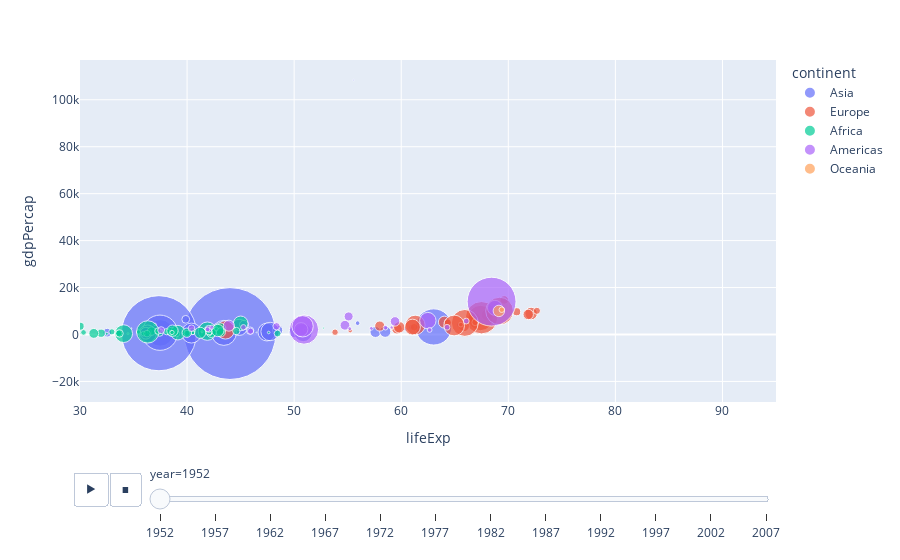

Write notebook code for a chart like this one.
### Code cell
# plot animation of the above curve on the basis of year -->>> for each year pass gap instead 
# of temp_df (coz it's contains 2007 only)
px.scatter(gap,x = 'lifeExp',y = 'gdpPercap',
           color = 'continent',
           size = 'pop',
           size_max = 100,
           hover_name = 'country',
           range_x = [30,95],
           animation_frame = 'year',animation_group = 'country')

### Figure 1 — Plotly figure (JSON) as saved in the notebook; plotly's stock layout.template omitted (floating-point values rounded to 4 significant figures)
{"data": [{"hovertemplate": "<b>%{hovertext}</b><br><br>continent=Asia<br>year=1952<br>lifeExp=%{x}<br>gdpPercap=%{y}<br>pop=%{marker.size}<extra></extra>", "hovertext": ["Afghanistan", "Bahrain", "Bangladesh", "Cambodia", "China", "Hong Kong, China", "India", "Indonesia", "Iran", "Iraq", "Israel", "Japan", "Jordan", "Korea, Dem. Rep.", "Korea, Rep.", "Kuwait", "Lebanon", "Malaysia", "Mongolia", "Myanmar", "Nepal", "Oman", "Pakistan", "Philippines", "Saudi Arabia", "Singapore", "Sri Lanka", "Syria", "Taiwan", "Thailand", "Vietnam", "West Bank and Gaza", "Yemen, Rep."], "ids": ["Afghanistan", "Bahrain", "Bangladesh", "Cambodia", "China", "Hong Kong, China", "India", "Indonesia", "Iran", "Iraq", "Israel", "Japan", "Jordan", "Korea, Dem. Rep.", "Korea, Rep.", "Kuwait", "Lebanon", "Malaysia", "Mongolia", "Myanmar", "Nepal", "Oman", "Pakistan", "Philippines", "Saudi Arabia", "Singapore", "Sri Lanka", "Syria", "Taiwan", "Thailand", "Vietnam", "West Bank and Gaza", "Yemen, Rep."], "legendgroup": "Asia", "marker": {"color": "#636efa", "size": [8425333, 120447, 46886859, 4693836, 556263527, 2125900, 372000000, 82052000, 17272000, 5441766, 1620914, 86459025, 607914, 8865488, 20947571, 160000, 1439529, 6748378, 800663, 20092996, 9182536, 507833, 41346560, 22438691, 4005677, 1127000, 7982342, 3661549, 8550362, 21289402, 26246839, 1030585, 4963829], "sizemode": "area", "sizeref": 131900.0, "symbol": "circle"}, "mode": "markers", "name": "Asia", "orientation": "v", "showlegend": true, "type": "scatter", "x": [28.8, 50.94, 37.48, 39.42, 44, 60.96, 37.37, 37.47, 44.87, 45.32, 65.39, 63.03, 43.16, 50.06, 47.45, 55.56, 55.93, 48.46, 42.24, 36.32, 36.16, 37.58, 43.44, 47.75, 39.88, 60.4, 57.59, 45.88, 58.5, 50.85, 40.41, 43.16, 32.55], "xaxis": "x", "y": [779.4, 9867.0, 684.2, 368.5, 400.4, 3054.0, 546.6, 749.7, 3035.0, 4130.0, 4087.0, 3217.0, 1547.0, 1088.0, 1031.0, 108400.0, 4835.0, 1831.0, 786.6, 331, 545.9, 1828.0, 684.6, 1273.0, 6460.0, 2315.0, 1084.0, 1643.0, 1207.0, 757.8, 605.1, 1516.0, 781.7], "yaxis": "y"}, {"hovertemplate": "<b>%{hovertext}</b><br><br>continent=Europe<br>year=1952<br>lifeExp=%{x}<br>gdpPercap=%{y}<br>pop=%{marker.size}<extra></extra>", "hovertext": ["Albania", "Austria", "Belgium", "Bosnia and Herzegovina", "Bulgaria", "Croatia", "Czech Republic", "Denmark", "Finland", "France", "Germany", "Greece", "Hungary", "Iceland", "Ireland", "Italy", "Montenegro", "Netherlands", "Norway", "Poland", "Portugal", "Romania", "Serbia", "Slovak Republic", "Slovenia", "Spain", "Sweden", "Switzerland", "Turkey", "United Kingdom"], "ids": ["Albania", "Austria", "Belgium", "Bosnia and Herzegovina", "Bulgaria", "Croatia", "Czech Republic", "Denmark", "Finland", "France", "Germany", "Greece", "Hungary", "Iceland", "Ireland", "Italy", "Montenegro", "Netherlands", "Norway", "Poland", "Portugal", "Romania", "Serbia", "Slovak Republic", "Slovenia", "Spain", "Sweden", "Switzerland", "Turkey", "United Kingdom"], "legendgroup": "Europe", "marker": {"color": "#EF553B", "size": [1282697, 6927772, 8730405, 2791000, 7274900, 3882229, 9125183, 4334000, 4090500, 42459667, 69145952, 7733250, 9504000, 147962, 2952156, 47666000, 413834, 10381988, 3327728, 25730551, 8526050, 16630000, 6860147, 3558137, 1489518, 28549870, 7124673, 4815000, 22235677, 50430000], "sizemode": "area", "sizeref": 131900.0, "symbol": "circle"}, "mode": "markers", "name": "Europe", "orientation": "v", "showlegend": true, "type": "scatter", "x": [55.23, 66.8, 68, 53.82, 59.6, 61.21, 66.87, 70.78, 66.55, 67.41, 67.5, 65.86, 64.03, 72.49, 66.91, 65.94, 59.16, 72.13, 72.67, 61.31, 59.82, 61.05, 58.0, 64.36, 65.57, 64.94, 71.86, 69.62, 43.59, 69.18], "xaxis": "x", "y": [1601.0, 6137.0, 8343.0, 973.5, 2444.0, 3119.0, 6876.0, 9692.0, 6425.0, 7030.0, 7144.0, 3531.0, 5264.0, 7268.0, 5210.0, 4931.0, 2648.0, 8942.0, 10100.0, 4029.0, 3068.0, 3145.0, 3581.0, 5075.0, 4215.0, 3834.0, 8528.0, 14730.0, 1969.0, 9980.0], "yaxis": "y"}, {"hovertemplate": "<b>%{hovertext}</b><br><br>continent=Africa<br>year=1952<br>lifeExp=%{x}<br>gdpPercap=%{y}<br>pop=%{marker.size}<extra></extra>", "hovertext": ["Algeria", "Angola", "Benin", "Botswana", "Burkina Faso", "Burundi", "Cameroon", "Central African Republic", "Chad", "Comoros", "Congo, Dem. Rep.", "Congo, Rep.", "Cote d'Ivoire", "Djibouti", "Egypt", "Equatorial Guinea", "Eritrea", "Ethiopia", "Gabon", "Gambia", "Ghana", "Guinea", "Guinea-Bissau", "Kenya", "Lesotho", "Liberia", "Libya", "Madagascar", "Malawi", "Mali", "Mauritania", "Mauritius", "Morocco", "Mozambique", "Namibia", "Niger", "Nigeria", "Reunion", "Rwanda", "Sao Tome and Principe", "Senegal", "Sierra Leone", "Somalia", "South Africa", "Sudan", "Swaziland", "Tanzania", "Togo", "Tunisia", "Uganda", "Zambia", "Zimbabwe"], "ids": ["Algeria", "Angola", "Benin", "Botswana", "Burkina Faso", "Burundi", "Cameroon", "Central African Republic", "Chad", "Comoros", "Congo, Dem. Rep.", "Congo, Rep.", "Cote d'Ivoire", "Djibouti", "Egypt", "Equatorial Guinea", "Eritrea", "Ethiopia", "Gabon", "Gambia", "Ghana", "Guinea", "Guinea-Bissau", "Kenya", "Lesotho", "Liberia", "Libya", "Madagascar", "Malawi", "Mali", "Mauritania", "Mauritius", "Morocco", "Mozambique", "Namibia", "Niger", "Nigeria", "Reunion", "Rwanda", "Sao Tome and Principe", "Senegal", "Sierra Leone", "Somalia", "South Africa", "Sudan", "Swaziland", "Tanzania", "Togo", "Tunisia", "Uganda", "Zambia", "Zimbabwe"], "legendgroup": "Africa", "marker": {"color": "#00cc96", "size": [9279525, 4232095, 1738315, 442308, 4469979, 2445618, 5009067, 1291695, 2682462, 153936, 14100005, 854885, 2977019, 63149, 22223309, 216964, 1438760, 20860941, 420702, 284320, 5581001, 2664249, 580653, 6464046, 748747, 863308, 1019729, 4762912, 2917802, 3838168, 1022556, 516556, 9939217, 6446316, 485831, 3379468, 33119096, 257700, 2534927, 60011, 2755589, 2143249, 2526994, 14264935, 8504667, 290243, 8322925, 1219113, 3647735, 5824797, 2672000, 3080907], "sizemode": "area", "sizeref": 131900.0, "symbol": "circle"}, "mode": "markers", "name": "Africa", "orientation": "v", "showlegend": true, "type": "scatter", "x": [43.08, 30.02, 38.22, 47.62, 31.98, 39.03, 38.52, 35.46, 38.09, 40.72, 39.14, 42.11, 40.48, 34.81, 41.89, 34.48, 35.93, 34.08, 37.0, 30, 43.15, 33.61, 32.5, 42.27, 42.14, 38.48, 42.72, 36.68, 36.26, 33.69, 40.54, 50.99, 42.87, 31.29, 41.73, 37.44, 36.32, 52.72, 40, 46.47, 37.28, 30.33, 32.98, 45.01, 38.63, 41.41, 41.22, 38.6, 44.6, 39.98, 42.04, 48.45], "xaxis": "x", "y": [2449.0, 3521.0, 1063.0, 851.2, 543.3, 339.3, 1173.0, 1071.0, 1179.0, 1103.0, 780.5, 2126.0, 1389.0, 2670.0, 1419.0, 375.6, 328.9, 362.1, 4293.0, 485.2, 911.3, 510.2, 299.9, 853.5, 298.8, 575.6, 2388.0, 1443.0, 369.2, 452.3, 743.1, 1968.0, 1688.0, 468.5, 2424.0, 761.9, 1077.0, 2719.0, 493.3, 879.6, 1450.0, 879.8, 1136.0, 4725.0, 1616.0, 1148.0, 716.7, 859.8, 1468.0, 734.8, 1147.0, 406.9], "yaxis": "y"}, {"hovertemplate": "<b>%{hovertext}</b><br><br>continent=Americas<br>year=1952<br>lifeExp=%{x}<br>gdpPercap=%{y}<br>pop=%{marker.size}<extra></extra>", "hovertext": ["Argentina", "Bolivia", "Brazil", "Canada", "Chile", "Colombia", "Costa Rica", "Cuba", "Dominican Republic", "Ecuador", "El Salvador", "Guatemala", "Haiti", "Honduras", "Jamaica", "Mexico", "Nicaragua", "Panama", "Paraguay", "Peru", "Puerto Rico", "Trinidad and Tobago", "United States", "Uruguay", "Venezuela"], "ids": ["Argentina", "Bolivia", "Brazil", "Canada", "Chile", "Colombia", "Costa Rica", "Cuba", "Dominican Republic", "Ecuador", "El Salvador", "Guatemala", "Haiti", "Honduras", "Jamaica", "Mexico", "Nicaragua", "Panama", "Paraguay", "Peru", "Puerto Rico", "Trinidad and Tobago", "United States", "Uruguay", "Venezuela"], "legendgroup": "Americas", "marker": {"color": "#ab63fa", "size": [17876956, 2883315, 56602560, 14785584, 6377619, 12350771, 926317, 6007797, 2491346, 3548753, 2042865, 3146381, 3201488, 1517453, 1426095, 30144317, 1165790, 940080, 1555876, 8025700, 2227000, 662850, 157553000, 2252965, 5439568], "sizemode": "area", "sizeref": 131900.0, "symbol": "circle"}, "mode": "markers", "name": "Americas", "orientation": "v", "showlegend": true, "type": "scatter", "x": [62.48, 40.41, 50.92, 68.75, 54.74, 50.64, 57.21, 59.42, 45.93, 48.36, 45.26, 42.02, 37.58, 41.91, 58.53, 50.79, 42.31, 55.19, 62.65, 43.9, 64.28, 59.1, 68.44, 66.07, 55.09], "xaxis": "x", "y": [5911.0, 2677.0, 2109.0, 11370.0, 3940.0, 2144.0, 2627.0, 5587.0, 1398.0, 3522.0, 3048.0, 2428.0, 1840.0, 2195.0, 2899.0, 3478.0, 3112.0, 2480.0, 1952.0, 3759.0, 3082.0, 3023.0, 13990.0, 5717.0, 7690.0], "yaxis": "y"}, {"hovertemplate": "<b>%{hovertext}</b><br><br>continent=Oceania<br>year=1952<br>lifeExp=%{x}<br>gdpPercap=%{y}<br>pop=%{marker.size}<extra></extra>", "hovertext": ["Australia", "New Zealand"], "ids": ["Australia", "New Zealand"], "legendgroup": "Oceania", "marker": {"color": "#FFA15A", "size": [8691212, 1994794], "sizemode": "area", "sizeref": 131900.0, "symbol": "circle"}, "mode": "markers", "name": "Oceania", "orientation": "v", "showlegend": true, "type": "scatter", "x": [69.12, 69.39], "xaxis": "x", "y": [10040.0, 10560.0], "yaxis": "y"}], "layout": {"autosize": true, "legend": {"itemsizing": "constant", "title": {"text": "continent"}, "tracegroupgap": 0}, "margin": {"t": 60}, "sliders": [{"active": 0, "currentvalue": {"prefix": "year="}, "len": 0.9, "pad": {"b": 10, "t": 60}, "steps": [{"args": [["1952"], {"frame": {"duration": 0, "redraw": false}, "fromcurrent": true, "mode": "immediate", "transition": {"duration": 0, "easing": "linear"}}], "label": "1952", "method": "animate"}, {"args": [["1957"], {"frame": {"duration": 0, "redraw": false}, "fromcurrent": true, "mode": "immediate", "transition": {"duration": 0, "easing": "linear"}}], "label": "1957", "method": "animate"}, {"args": [["1962"], {"frame": {"duration": 0, "redraw": false}, "fromcurrent": true, "mode": "immediate", "transition": {"duration": 0, "easing": "linear"}}], "label": "1962", "method": "animate"}, {"args": [["1967"], {"frame": {"duration": 0, "redraw": false}, "fromcurrent": true, "mode": "immediate", "transition": {"duration": 0, "easing": "linear"}}], "label": "1967", "method": "animate"}, {"args": [["1972"], {"frame": {"duration": 0, "redraw": false}, "fromcurrent": true, "mode": "immediate", "transition": {"duration": 0, "easing": "linear"}}], "label": "1972", "method": "animate"}, {"args": [["1977"], {"frame": {"duration": 0, "redraw": false}, "fromcurrent": true, "mode": "immediate", "transition": {"duration": 0, "easing": "linear"}}], "label": "1977", "method": "animate"}, {"args": [["1982"], {"frame": {"duration": 0, "redraw": false}, "fromcurrent": true, "mode": "immediate", "transition": {"duration": 0, "easing": "linear"}}], "label": "1982", "method": "animate"}, {"args": [["1987"], {"frame": {"duration": 0, "redraw": false}, "fromcurrent": true, "mode": "immediate", "transition": {"duration": 0, "easing": "linear"}}], "label": "1987", "method": "animate"}, {"args": [["1992"], {"frame": {"duration": 0, "redraw": false}, "fromcurrent": true, "mode": "immediate", "transition": {"duration": 0, "easing": "linear"}}], "label": "1992", "method": "animate"}, {"args": [["1997"], {"frame": {"duration": 0, "redraw": false}, "fromcurrent": true, "mode": "immediate", "transition": {"duration": 0, "easing": "linear"}}], "label": "1997", "method": "animate"}, {"args": [["2002"], {"frame": {"duration": 0, "redraw": false}, "fromcurrent": true, "mode": "immediate", "transition": {"duration": 0, "easing": "linear"}}], "label": "2002", "method": "animate"}, {"args": [["2007"], {"frame": {"duration": 0, "redraw": false}, "fromcurrent": true, "mode": "immediate", "transition": {"duration": 0, "easing": "linear"}}], "label": "2007", "method": "animate"}], "x": 0.1, "xanchor": "left", "y": 0, "yanchor": "top"}], "updatemenus": [{"buttons": [{"args": [null, {"frame": {"duration": 500, "redraw": false}, "fromcurrent": true, "mode": "immediate", "transition": {"duration": 500, "easing": "linear"}}], "label": "&#9654;", "method": "animate"}, {"args": [[null], {"frame": {"duration": 0, "redraw": false}, "fromcurrent": true, "mode": "immediate", "transition": {"duration": 0, "easing": "linear"}}], "label": "&#9724;", "method": "animate"}], "direction": "left", "pad": {"r": 10, "t": 70}, "showactive": false, "type": "buttons", "x": 0.1, "xanchor": "right", "y": 0, "yanchor": "top"}], "xaxis": {"anchor": "y", "domain": [0, 1], "range": [30, 95], "title": {"text": "lifeExp"}, "type": "linear"}, "yaxis": {"anchor": "x", "autorange": true, "domain": [0, 1], "range": [-81790.0, 122800.0], "title": {"text": "gdpPercap"}, "type": "linear"}}}
